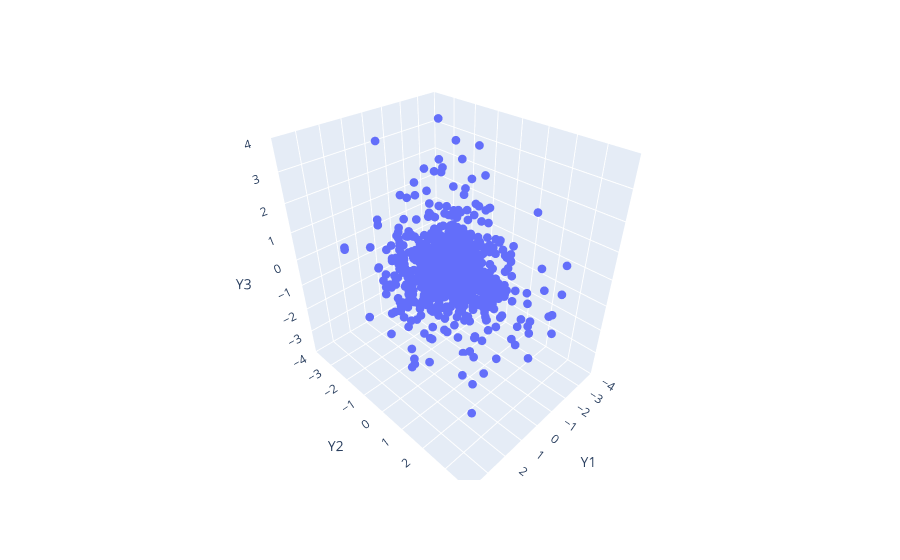

Source (notebook cell):
### Code cell
import plotly.express as px

Y_range = [np.floor(Y.Y1.min()), np.ceil(Y.Y1.max())]; print('The range of Y\'s is set at [{:.2f}, {:.2f}]'.format(Y_range[0],Y_range[1]))

fig = px.scatter_3d(Y, x='Y1', y='Y2', z='Y3', 
                    range_x=Y_range, range_y=Y_range, range_z=Y_range,
                    ) #, size=len(Y)*[0.1], width = 800, height = 800
fig.update_traces(marker_size = 3)
fig.show()
fig.write_html("Y.html")

### Figure 1 — Plotly figure (JSON) as saved in the notebook; plotly's stock layout.template omitted (floating-point values rounded to 4 significant figures; data arrays with more than 128 entries replaced by an {"elided": "..."} marker saying what was removed)
{"data": [{"hovertemplate": "Y1=%{x}<br>Y2=%{y}<br>Y3=%{z}<extra></extra>", "legendgroup": "", "marker": {"color": "#636efa", "size": 3, "symbol": "circle"}, "mode": "markers", "name": "", "scene": "scene", "showlegend": false, "type": "scatter3d", "x": {"elided": "1000 float values"}, "y": {"elided": "1000 float values"}, "z": {"elided": "1000 float values"}}], "layout": {"legend": {"tracegroupgap": 0}, "margin": {"t": 60}, "scene": {"domain": {"x": [0, 1], "y": [0, 1]}, "xaxis": {"range": [-4, 4], "title": {"text": "Y1"}}, "yaxis": {"range": [-4, 4], "title": {"text": "Y2"}}, "zaxis": {"range": [-4, 4], "title": {"text": "Y3"}}}}}
